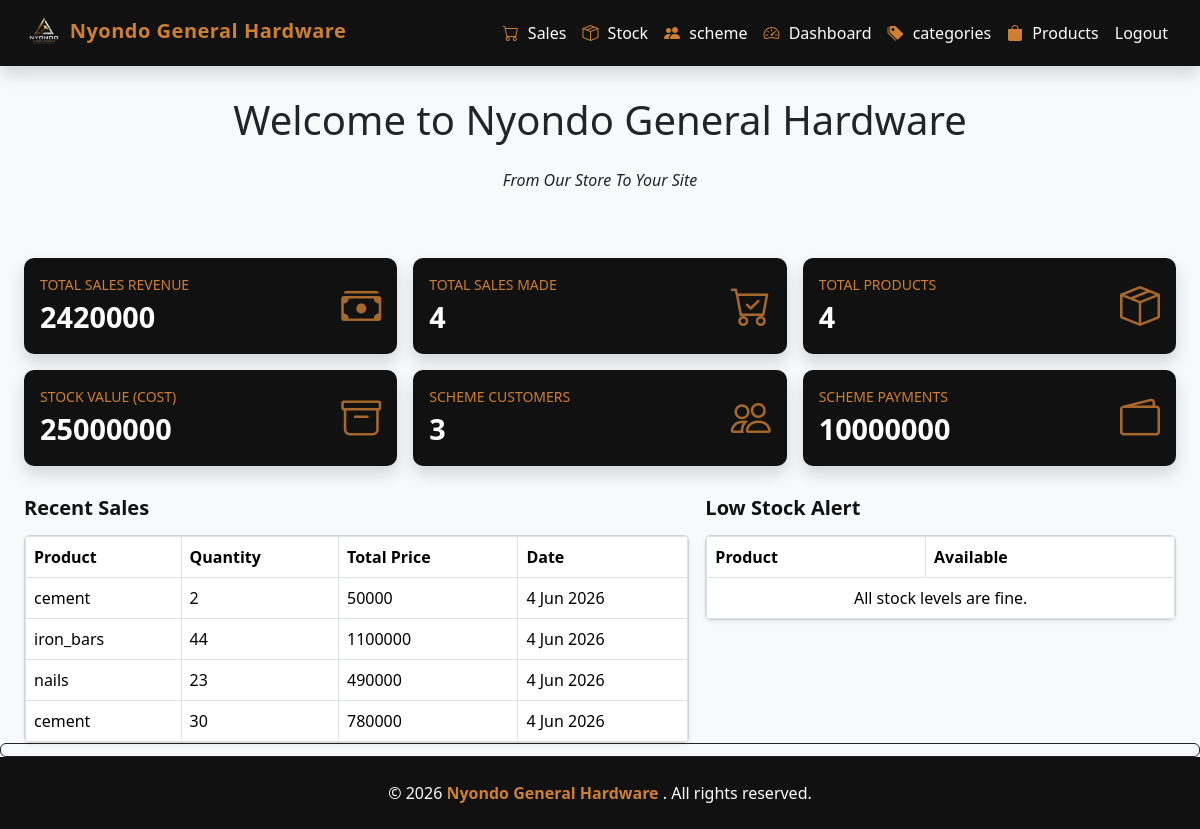
/sales/dashboard/ (signed in), run on the app's committed database.
### salesapp/models.py (models this page shows, shortened)
class Sales(models.Model):
    CUSTOMER_TYPES = [
        ('wholesale', 'Wholesale'),
        ('retail', 'Retail'),
        ('walk_in', 'Walk_in')
    ]
    customer_type = models.CharField(max_length=20, choices = CUSTOMER_TYPES, default =" retail")
    customer_name = models.CharField(max_length=30)
    product_name = models.ForeignKey(Product, on_delete=models.CASCADE)
    quantity = models.PositiveIntegerField()
    total_price = models.DecimalField(max_digits=100, decimal_places=2)
    sale_date = models.DateTimeField(auto_now_add=True)
    distance = models.DecimalField(max_digits=10, decimal_places=2, default=0)
    transport_required = models.BooleanField(default=False)
    transport_cost = models.DecimalField(max_digits=10, decimal_places=2, default=0)
    transport_note = models.TextField(default="", blank=True)

class Product(models.Model):
    category_name = models.ForeignKey(Category, on_delete=models.CASCADE)
    product_name = models.CharField(max_length=100)
    unit_price = models.DecimalField(max_digits=100, decimal_places=2, default=0)
    selling_price = models.DecimalField(max_digits=100, decimal_places=2, default=0)
    description = models.TextField(blank=True)

### salesapp/views.py (the view)
# urls.py: path("dashboard/", views.dashboard, name="dashboard"),
def dashboard(request):
    total_sales = Sales.objects.aggregate(
        total=Coalesce(Sum("total_price"), 0, output_field=DecimalField())
    )["total"]
    total_sales_count = Sales.objects.count()
    total_products = Product.objects.count()
    total_stock_value = Stock.objects.aggregate(
        total=Coalesce(
            Sum(
                ExpressionWrapper(
                    F("quantity") * F("unit_cost"),
                    output_field=DecimalField()
                )
            ),
            0,
            output_field=DecimalField()
        )
    )["total"]
    total_scheme_customers = SchemeCustomer.objects.count()
    total_scheme_payments = SchemePayment.objects.aggregate(
        total=Coalesce(Sum("amount_paid"), 0, output_field=DecimalField())
    )["total"]
    recent_sales = Sales.objects.select_related(
        "product_name"
    ).order_by("-sale_date")[:10]
    products = Product.objects.all()
    low_stock = []
    for product in products:
        total_received = Stock.objects.filter(
            product=product
        ).aggregate(total=Coalesce(Sum("quantity"), 0))["total"]
        total_sold = Sales.objects.filter(
            product_name=product
        ).aggregate(total=Coalesce(Sum("quantity"), 0))["total"]
        available = total_received - total_sold
        if available < 10:
            low_stock.append({
                "product": product.product_name,
                "available": available
            })
    context = {
        "total_sales": total_sales,
        "total_sales_count": total_sales_count,
        "total_products": total_products,
        "total_stock_value": total_stock_value,
        "total_scheme_customers": total_scheme_customers,
        "total_scheme_payments": total_scheme_payments,
        "recent_sales": recent_sales,
        "low_stock": low_stock,
    }
    return render(request, "dashboard.html", context)

### salesapp/templates/dashboard.html (shortened to what this page needs)
{% extends 'base.html' %}
{% block content %}
<div class="container-fluid px-4">
    <div class="row g-3 mt-1">
        <div class="col-md-4">
            <div class="card stat-card black shadow p-3">
                <div class="d-flex justify-content-between align-items-center">
                    <div>
                        <div class="text-uppercase small" style="color: var(--bronze);">Total Sales Revenue</div>
                        <div class="stat-value">{{ total_sales|floatformat:0 }}</div>
                    </div>
                    <i class="bi bi-cash-stack icon" style="color: var(--bronze);"></i>
                </div>
            </div>
        </div>
        <div class="col-md-4">
            <div class="card stat-card black shadow p-3">
                <div class="d-flex justify-content-between align-items-center">
                    <div>
                        <div class="text-uppercase small" style="color: var(--bronze);">Total Sales Made</div>
                        <div class="stat-value">{{ total_sales_count }}</div>
                    </div>
                    <i class="bi bi-cart-check icon" style="color: var(--bronze);"></i>
                </div>
            </div>
        </div>
        <div class="col-md-4">
            <div class="card stat-card black shadow p-3">
                <div class="d-flex justify-content-between align-items-center">
                    <div>
                        <div class="text-uppercase small" style="color: var(--bronze);">Total Products</div>
                        <div class="stat-value">{{ total_products }}</div>
                    </div>
                    <i class="bi bi-box-seam icon" style="color: var(--bronze);"></i>
                </div>
            </div>
        </div>
        <div class="col-md-4">
            <div class="card stat-card black shadow p-3">
                <div class="d-flex justify-content-between align-items-center">
                    <div>
                        <div class="text-uppercase small" style="color: var(--bronze);">Stock Value (Cost)</div>
                        <div class="stat-value">{{ total_stock_value|floatformat:0 }}</div>
                    </div>
                    <i class="bi bi-archive icon" style="color: var(--bronze);"></i>
                </div>
            </div>
        </div>
        <div class="col-md-4">
            <div class="card stat-card black shadow p-3">
                <div class="d-flex justify-content-between align-items-center">
                    <div>
                        <div class="text-uppercase small" style="color: var(--bronze);">Scheme Customers</div>
                        <div class="stat-value">{{ total_scheme_customers }}</div>
                    </div>
                    <i class="bi bi-people icon" style="color: var(--bronze);"></i>
                </div>
            </div>
        </div>
        <div class="col-md-4">
            <div class="card stat-card black shadow p-3">
                <div class="d-flex justify-content-between align-items-center">
                    <div>
                        <div class="text-uppercase small" style="color: var(--bronze);">Scheme Payments</div>
                        <div class="stat-value">{{ total_scheme_payments|floatformat:0 }}</div>
                    </div>
                    <i class="bi bi-wallet2 icon" style="color: var(--bronze);"></i>
                </div>
            </div>
        </div>
    </div>
    <div class="row g-3">
        <div class="col-md-7">
            <h5 class="section-title">Recent Sales</h5>
            <div class="card shadow-sm">
                <table class="table table-bordered mb-0">
                    <thead>
                        <tr>
                            <th>Product</th>
                            <th>Quantity</th>
                            <th>Total Price</th>
                            <th>Date</th>
                        </tr>
                    </thead>
                    <tbody>
                        {% for sale in recent_sales %}
                        <tr>
                            <td>{{ sale.product_name.product_name }}</td>
                            <td>{{ sale.quantity }}</td>
                            <td>{{ sale.total_price|floatformat:0 }}</td>
                            <td>{{ sale.sale_date|date:"j M Y" }}</td>
                        </tr>
                        {% empty %}
                        <tr><td colspan="4" class="text-center">No sales yet.</td></tr>
                        {% endfor %}
                    </tbody>
                </table>
            </div>
        </div>
        <div class="col-md-5">
            <h5 class="section-title">Low Stock Alert</h5>
            <div class="card shadow-sm">
                <table class="table table-bordered mb-0">
                    <thead>
                        <tr>
                            <th>Product</th>
                            <th>Available</th>
                        </tr>
                    </thead>
                    <tbody>
                        {% for item in low_stock %}
                        <tr>
                            <td>{{ item.product }}</td>
                            <td><span class="badge-low">{{ item.available }}</span></td>
                        </tr>
                        {% empty %}
                        <tr><td colspan="2" class="text-center">All stock levels are fine.</td></tr>
                        {% endfor %}
                    </tbody>
                </table>
            </div>
        </div>
    </div>
</div>
<a href="{% url 'dashboard' %}" class="btn btn-outline-dark">
</a>
{% endblock %}

### templates/base.html (style rules this page uses)
:root { --black: #111111; --bronze: #cd7f32; --white: #ffffff; --light-bg: #f8f9fa; }
body { background-color: var(--light-bg); min-height: 100vh; display: flex; flex-direction: column; }

### salesapp/templates/dashboard.html (style rules this page uses)
.stat-card { border: none; border-radius: 10px; color: var(--white); }
.stat-card.black { background-color: var(--black); }
.stat-card .icon { font-size: 2.5rem; opacity: 0.8; }
.stat-value { font-size: 1.8rem; font-weight: 700; }
.section-title { color: var(--black); font-weight: 700; margin: 30px 0 15px; }
.table thead { background-color: var(--black); color: var(--white); }

### data on the page
Sales: product_name.product_name "cement", quantity "2", total_price "50000", sale_date "4 Jun 2026"
Sales: product_name.product_name "iron_bars", quantity "44", total_price "1100000", sale_date "4 Jun 2026"
Sales: product_name.product_name "nails", quantity "23", total_price "490000", sale_date "4 Jun 2026"
Sales: product_name.product_name "cement", quantity "30", total_price "780000", sale_date "4 Jun 2026"

### other printed values
{{ total_sales|floatformat:0 }} "2420000"
{{ total_sales_count }} "4"
{{ total_products }} "4"
{{ total_stock_value|floatformat:0 }} "25000000"
{{ total_scheme_customers }} "3"
{{ total_scheme_payments|floatformat:0 }} "10000000"
